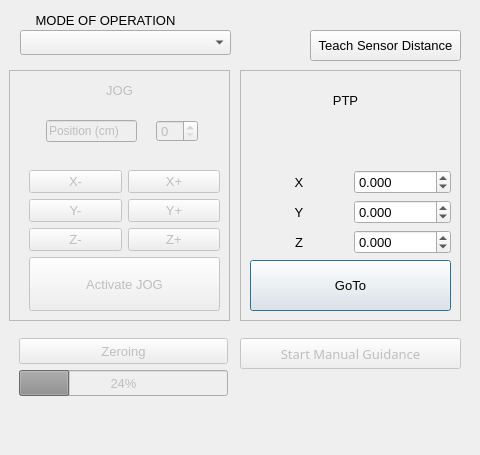
<?xml version="1.0" encoding="UTF-8"?>
<ui version="4.0">
 <class>RobotWindow</class>
 <widget class="QDialog" name="RobotWindow">
  <property name="enabled">
   <bool>true</bool>
  </property>
  <property name="geometry">
   <rect>
    <x>0</x>
    <y>0</y>
    <width>480</width>
    <height>455</height>
   </rect>
  </property>
  <property name="font">
   <font>
    <pointsize>10</pointsize>
   </font>
  </property>
  <property name="windowTitle">
   <string>Dialog</string>
  </property>
  <widget class="QFrame" name="frame_GoalPosition">
   <property name="enabled">
    <bool>true</bool>
   </property>
   <property name="geometry">
    <rect>
     <x>240</x>
     <y>70</y>
     <width>221</width>
     <height>251</height>
    </rect>
   </property>
   <property name="frameShape">
    <enum>QFrame::StyledPanel</enum>
   </property>
   <property name="frameShadow">
    <enum>QFrame::Raised</enum>
   </property>
   <widget class="QLabel" name="label_2">
    <property name="geometry">
     <rect>
      <x>-10</x>
      <y>20</y>
      <width>231</width>
      <height>20</height>
     </rect>
    </property>
    <property name="text">
     <string>PTP</string>
    </property>
    <property name="alignment">
     <set>Qt::AlignCenter</set>
    </property>
   </widget>
   <widget class="QWidget" name="layoutWidget">
    <property name="geometry">
     <rect>
      <x>10</x>
      <y>100</y>
      <width>201</width>
      <height>141</height>
     </rect>
    </property>
    <layout class="QGridLayout" name="gridLayout">
     <item row="0" column="0">
      <widget class="QLabel" name="label_4">
       <property name="text">
        <string>X</string>
       </property>
       <property name="alignment">
        <set>Qt::AlignCenter</set>
       </property>
      </widget>
     </item>
     <item row="0" column="1">
      <widget class="QDoubleSpinBox" name="doubleSpin_Joint1_Value">
       <property name="wrapping">
        <bool>false</bool>
       </property>
       <property name="decimals">
        <number>3</number>
       </property>
       <property name="minimum">
        <double>-999.000000000000000</double>
       </property>
       <property name="maximum">
        <double>1000.000000000000000</double>
       </property>
       <property name="singleStep">
        <double>0.001000000000000</double>
       </property>
      </widget>
     </item>
     <item row="1" column="0">
      <widget class="QLabel" name="label_5">
       <property name="text">
        <string>Y</string>
       </property>
       <property name="alignment">
        <set>Qt::AlignCenter</set>
       </property>
      </widget>
     </item>
     <item row="1" column="1">
      <widget class="QDoubleSpinBox" name="doubleSpin_Joint2_Value">
       <property name="decimals">
        <number>3</number>
       </property>
       <property name="minimum">
        <double>-999.000000000000000</double>
       </property>
       <property name="maximum">
        <double>1000.000000000000000</double>
       </property>
       <property name="singleStep">
        <double>0.001000000000000</double>
       </property>
      </widget>
     </item>
     <item row="2" column="0">
      <widget class="QLabel" name="label_6">
       <property name="text">
        <string>Z</string>
       </property>
       <property name="alignment">
        <set>Qt::AlignCenter</set>
       </property>
      </widget>
     </item>
     <item row="2" column="1">
      <widget class="QDoubleSpinBox" name="doubleSpin_Joint3_Value">
       <property name="decimals">
        <number>3</number>
       </property>
       <property name="minimum">
        <double>-999.000000000000000</double>
       </property>
       <property name="maximum">
        <double>1000.000000000000000</double>
       </property>
       <property name="singleStep">
        <double>0.001000000000000</double>
       </property>
      </widget>
     </item>
     <item row="3" column="0" colspan="2">
      <widget class="QPushButton" name="pushButton_ApproachAllJoint">
       <property name="sizePolicy">
        <sizepolicy hsizetype="Minimum" vsizetype="Expanding">
         <horstretch>0</horstretch>
         <verstretch>0</verstretch>
        </sizepolicy>
       </property>
       <property name="text">
        <string>GoTo</string>
       </property>
      </widget>
     </item>
    </layout>
   </widget>
  </widget>
  <widget class="QFrame" name="frame_JOG">
   <property name="enabled">
    <bool>false</bool>
   </property>
   <property name="geometry">
    <rect>
     <x>9</x>
     <y>70</y>
     <width>221</width>
     <height>251</height>
    </rect>
   </property>
   <property name="frameShape">
    <enum>QFrame::StyledPanel</enum>
   </property>
   <property name="frameShadow">
    <enum>QFrame::Raised</enum>
   </property>
   <widget class="QSpinBox" name="spinBox_MoveRobotPosition_2">
    <property name="geometry">
     <rect>
      <x>147</x>
      <y>50</y>
      <width>42</width>
      <height>22</height>
     </rect>
    </property>
   </widget>
   <widget class="QLineEdit" name="lineEdit_MoveRobotPosition_2">
    <property name="geometry">
     <rect>
      <x>37</x>
      <y>50</y>
      <width>91</width>
      <height>22</height>
     </rect>
    </property>
    <property name="font">
     <font>
      <pointsize>9</pointsize>
     </font>
    </property>
    <property name="text">
     <string>Position (cm)</string>
    </property>
    <property name="alignment">
     <set>Qt::AlignLeading|Qt::AlignLeft|Qt::AlignVCenter</set>
    </property>
   </widget>
   <widget class="QLabel" name="label">
    <property name="geometry">
     <rect>
      <x>30</x>
      <y>10</y>
      <width>161</width>
      <height>20</height>
     </rect>
    </property>
    <property name="mouseTracking">
     <bool>true</bool>
    </property>
    <property name="text">
     <string>JOG</string>
    </property>
    <property name="alignment">
     <set>Qt::AlignCenter</set>
    </property>
   </widget>
   <widget class="QWidget" name="layoutWidget">
    <property name="geometry">
     <rect>
      <x>20</x>
      <y>100</y>
      <width>191</width>
      <height>141</height>
     </rect>
    </property>
    <layout class="QGridLayout" name="gridLayout_2">
     <item row="0" column="0">
      <widget class="QPushButton" name="pushButton_Xminus">
       <property name="text">
        <string>X-</string>
       </property>
      </widget>
     </item>
     <item row="0" column="1">
      <widget class="QPushButton" name="pushButton_Xplus">
       <property name="text">
        <string>X+</string>
       </property>
      </widget>
     </item>
     <item row="1" column="0">
      <widget class="QPushButton" name="pushButton_Yminus">
       <property name="text">
        <string>Y-</string>
       </property>
      </widget>
     </item>
     <item row="1" column="1">
      <widget class="QPushButton" name="pushButton_Yplus">
       <property name="text">
        <string>Y+</string>
       </property>
      </widget>
     </item>
     <item row="2" column="0">
      <widget class="QPushButton" name="pushButton_Zminus">
       <property name="text">
        <string>Z-</string>
       </property>
      </widget>
     </item>
     <item row="2" column="1">
      <widget class="QPushButton" name="pushButton_Zplus">
       <property name="text">
        <string>Z+</string>
       </property>
      </widget>
     </item>
     <item row="3" column="0" colspan="2">
      <widget class="QPushButton" name="pushButton_JOG">
       <property name="sizePolicy">
        <sizepolicy hsizetype="Minimum" vsizetype="Expanding">
         <horstretch>0</horstretch>
         <verstretch>0</verstretch>
        </sizepolicy>
       </property>
       <property name="text">
        <string>Activate JOG</string>
       </property>
      </widget>
     </item>
    </layout>
   </widget>
  </widget>
  <widget class="QComboBox" name="comboBox_MOO">
   <property name="geometry">
    <rect>
     <x>20</x>
     <y>30</y>
     <width>211</width>
     <height>25</height>
    </rect>
   </property>
  </widget>
  <widget class="QLabel" name="label_3">
   <property name="geometry">
    <rect>
     <x>0</x>
     <y>10</y>
     <width>211</width>
     <height>20</height>
    </rect>
   </property>
   <property name="text">
    <string>MODE OF OPERATION</string>
   </property>
   <property name="alignment">
    <set>Qt::AlignCenter</set>
   </property>
  </widget>
  <widget class="QFrame" name="frame_ReativeHoming">
   <property name="enabled">
    <bool>false</bool>
   </property>
   <property name="geometry">
    <rect>
     <x>9</x>
     <y>320</y>
     <width>221</width>
     <height>101</height>
    </rect>
   </property>
   <property name="frameShape">
    <enum>QFrame::NoFrame</enum>
   </property>
   <property name="frameShadow">
    <enum>QFrame::Raised</enum>
   </property>
   <widget class="QPushButton" name="pushButton_RelativeHoming">
    <property name="geometry">
     <rect>
      <x>10</x>
      <y>18</y>
      <width>209</width>
      <height>26</height>
     </rect>
    </property>
    <property name="styleSheet">
     <string notr="true"/>
    </property>
    <property name="text">
     <string>Zeroing</string>
    </property>
   </widget>
   <widget class="QProgressBar" name="progressBar_RelativeHoming">
    <property name="geometry">
     <rect>
      <x>10</x>
      <y>50</y>
      <width>209</width>
      <height>26</height>
     </rect>
    </property>
    <property name="value">
     <number>24</number>
    </property>
   </widget>
  </widget>
  <widget class="QFrame" name="frame_MoveRobotManually">
   <property name="geometry">
    <rect>
     <x>240</x>
     <y>320</y>
     <width>221</width>
     <height>101</height>
    </rect>
   </property>
   <property name="frameShape">
    <enum>QFrame::NoFrame</enum>
   </property>
   <property name="frameShadow">
    <enum>QFrame::Raised</enum>
   </property>
   <widget class="QPushButton" name="pushButton_MoveRobotManually">
    <property name="enabled">
     <bool>false</bool>
    </property>
    <property name="geometry">
     <rect>
      <x>0</x>
      <y>18</y>
      <width>221</width>
      <height>31</height>
     </rect>
    </property>
    <property name="font">
     <font>
      <family>abeatbyKai</family>
      <pointsize>10</pointsize>
     </font>
    </property>
    <property name="styleSheet">
     <string notr="true"/>
    </property>
    <property name="text">
     <string>Start Manual Guidance</string>
    </property>
    <property name="checkable">
     <bool>true</bool>
    </property>
   </widget>
  </widget>
  <widget class="QPushButton" name="pushButton_SensorBias">
   <property name="geometry">
    <rect>
     <x>310</x>
     <y>30</y>
     <width>151</width>
     <height>31</height>
    </rect>
   </property>
   <property name="text">
    <string>Teach Sensor Distance</string>
   </property>
  </widget>
 </widget>
 <resources/>
 <connections/>
</ui>
